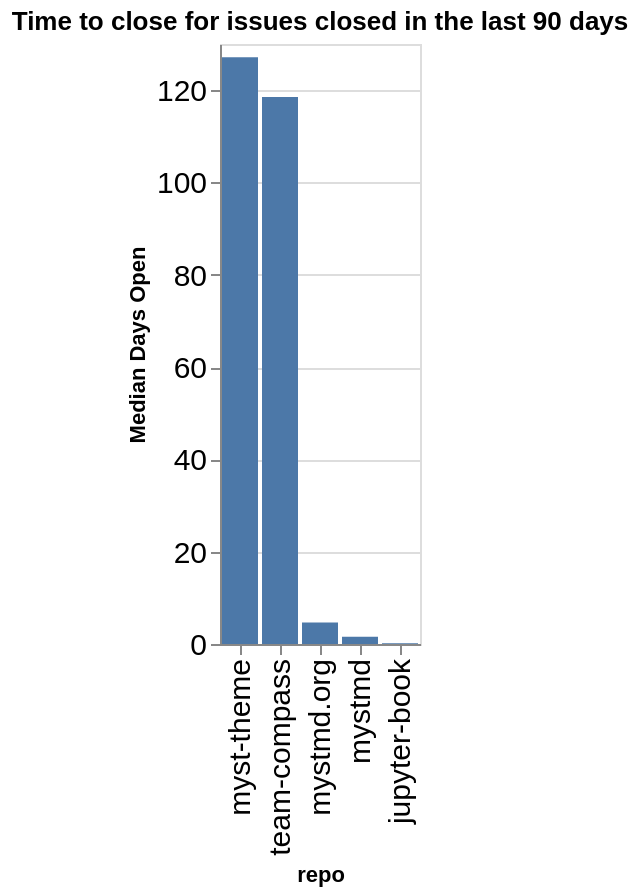

Notebook cell for this chart:
### Code cell
time_open = closed.groupby(['org', 'repo']).agg({'time_open': 'median'}).reset_index()
time_open['time_open'] = time_open['time_open'] / (60 * 60 * 24)
time_open['org/repo'] = time_open.apply(lambda a: a['org'] + '/' + a['repo'], axis=1)
sorted_vals = time_open.sort_values(['org', 'time_open'], ascending=False)['repo'].values
alt.Chart(data=time_open, title=f"Time to close for issues closed in the last {n_days} days").mark_bar().encode(
    x=alt.X('repo', sort=alt.Sort(sorted_vals.tolist())),
    y=alt.Y('time_open', title="Median Days Open"),
)

### Figure 1 — Vega-Lite specification as saved in the notebook (floating-point values rounded to 4 significant figures)
{"config": {"axisLeft": {"labelFontSize": 15}, "axisBottom": {"labelFontSize": 15}}, "data": {"name": "data-39bcc063fb2fb7c3002db34b0208e350"}, "mark": {"type": "bar"}, "encoding": {"x": {"field": "repo", "sort": ["myst-theme", "team-compass", "mystmd.org", "mystmd", "jupyter-book"], "type": "nominal"}, "y": {"field": "time_open", "title": "Median Days Open", "type": "quantitative"}}, "title": "Time to close for issues closed in the last 90 days", "$schema": "https://vega.github.io/schema/vega-lite/v5.20.1.json", "datasets": {"data-39bcc063fb2fb7c3002db34b0208e350": [{"org": "jupyter-book", "repo": "jupyter-book", "time_open": 0.1602, "org/repo": "jupyter-book/jupyter-book"}, {"org": "jupyter-book", "repo": "myst-theme", "time_open": 127.1, "org/repo": "jupyter-book/myst-theme"}, {"org": "jupyter-book", "repo": "mystmd", "time_open": 1.591, "org/repo": "jupyter-book/mystmd"}, {"org": "jupyter-book", "repo": "mystmd.org", "time_open": 4.676, "org/repo": "jupyter-book/mystmd.org"}, {"org": "jupyter-book", "repo": "team-compass", "time_open": 118.5, "org/repo": "jupyter-book/team-compass"}]}}
